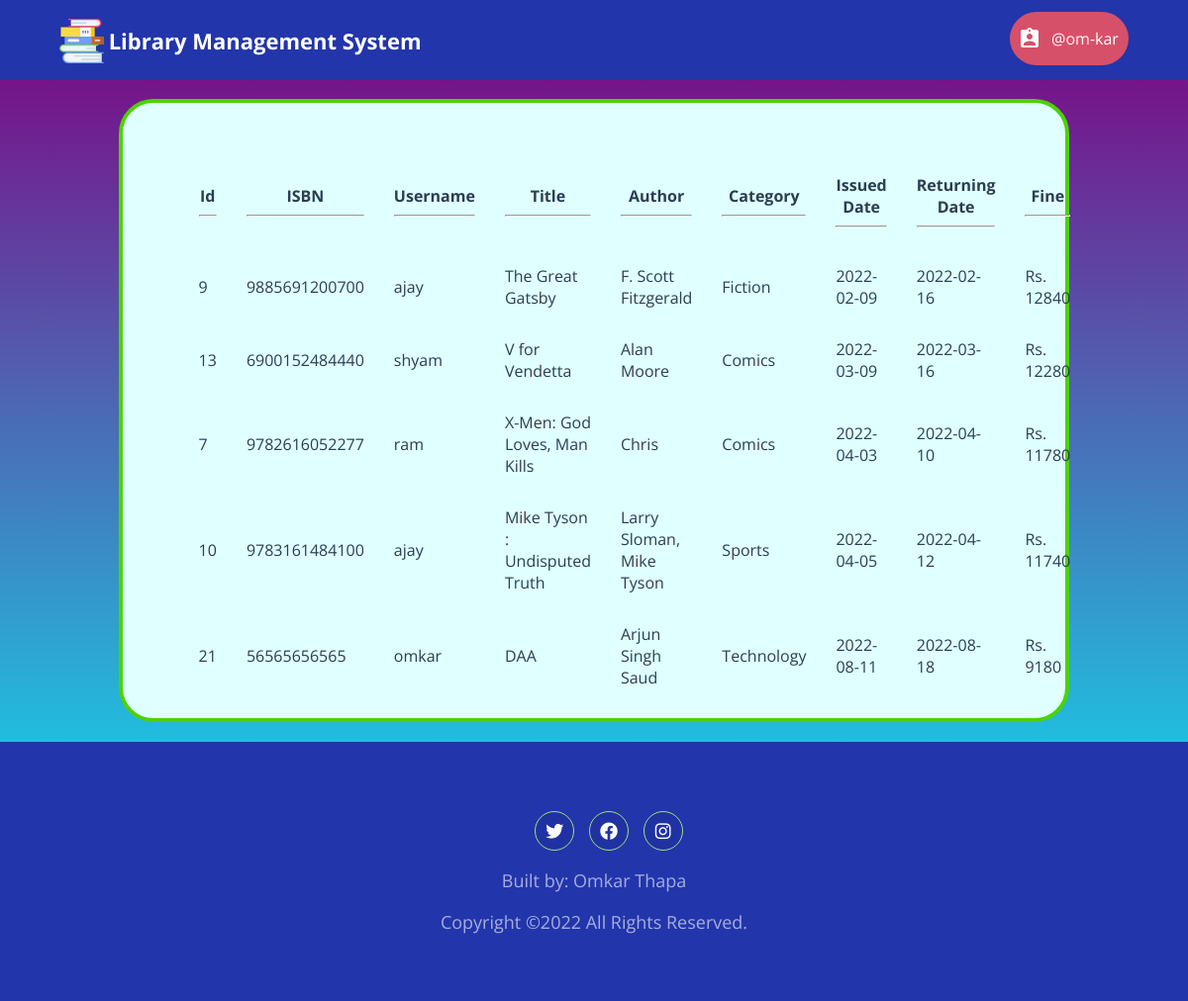
Page /librarian/display_issued_books.php (signed in) on the committed database.
### tables this page shows
CREATE TABLE `book_issue_log` (
  `issue_id` int(11) NOT NULL,
  `member` varchar(300) NOT NULL,
  `book_isbn` varchar(300) NOT NULL,
  `status` int(11) NOT NULL DEFAULT '1',
  `issued_date` date NOT NULL,
  `rdate` date DEFAULT NULL
);

CREATE TABLE `book` (
  `isbn` char(13) NOT NULL,
  `title` varchar(80) NOT NULL,
  `author` varchar(80) NOT NULL,
  `category` varchar(80) NOT NULL,
  `price` int(4) UNSIGNED NOT NULL,
  `copies` int(10) UNSIGNED NOT NULL
);

### librarian/display_issued_books.php (the view, shortened to what this page needs)
<?php
    require "../db_connect.php";
	require "header_librarian.php";
?>
<html>
	<head>
		<link rel="stylesheet" type="text/css" href="../member/css/home_style.css" />
        <link rel="stylesheet" type="text/css" href="../css/global_styles.css">
		<link rel="stylesheet" type="text/css" href="../css/home_style.css">
		<link rel="stylesheet" type="text/css" href="../member/css/custom_radio_button_style.css">
		<link rel="stylesheet" href="https://cdnjs.cloudflare.com/ajax/libs/font-awesome/6.1.1/css/all.min.css"  />
	</head>
	<body style="background-image: linear-gradient(purple,cyan);">
		<div class="container">
    <?php
			$query = $con->prepare("SELECT book_isbn,member,issue_id,issued_date FROM book_issue_log ORDER BY issued_date ASC");
			$query->execute();
			$result = $query->get_result();
			$rows = mysqli_num_rows($result);
			if($rows == 0)
				echo "<h2 align='center'>No any books have been issued.</h2>";
			else
			{
				echo "<form class='cd-form'>";
				echo "<table width='100%' cellpadding=10 cellspacing=10>";
				echo "<tr>
							<th>Id<hr></th>
							<th>ISBN<hr></th>
							<th>Username<hr></th>
							<th>Title<hr></th>
							<th>Author<hr></th>
							<th>Category<hr></th>
							<th>Issued Date<hr></th>
							<th>Returning Date<hr></th>
							<th>Fine<hr></th>
					</tr>";
				for($i=0; $i<$rows; $i++)
				{
					$row = mysqli_fetch_array($result);
					echo "<tr>";
					$isbn1=$row[0];
					echo "<td>".$row[2]."</td>";
					echo "<td>".$isbn1."</td>";
					echo "<td>".$row[1]."</td>";
					$query = $con->prepare("SELECT title, author, category FROM book WHERE isbn = ?;");
					$query->bind_param("s", $isbn1);
					$query->execute();
					$innerRow = mysqli_fetch_array($query->get_result());
					for($k=0; $k<3; $k++){
							echo "<td>".$innerRow[$k]."</td>";
					}
					echo "<td>".$row[3]."</td>";
					$return_date_fine = $row[3];
					$return_date = $row[3];
					$return_date = strtotime($return_date);
					$return_date = strtotime("+7 day", $return_date);
					$return_date=date('Y-m-d', $return_date);
					echo "<td>".$return_date."</td>";
					$earlier = new DateTime($return_date_fine);
					$date1=date('y-m-d');
					$later = new DateTime($date1);
					$abs_diff = $later->diff($earlier)->format("%a");
					if ($abs_diff>7) {
						$fine=($abs_diff-7)*20;
						echo "<td>Rs. ".$fine."</td>";
					} else {
						echo "<td>Rs. 0</td>";
					}
					echo "</tr>";
				}
				echo "</table>";
				echo "</form>";
			}
		?>
</div>
		<?php
			include('../footer.php');
		?>
    </body>
</html>

### librarian/css/header_librarian_style.css (style rules this page uses)
html * { -webkit-font-smoothing: antialiased; -moz-osx-font-smoothing: grayscale; }
*, *:after, *:before { -webkit-box-sizing: border-box; -moz-box-sizing: border-box; box-sizing: border-box; }
body { font-size: 100%; font-family: "Open Sans", sans-serif; background-color: white; margin: 0; }

### member/css/home_style.css (style rules this page uses)
.cd-form { width: 90%; max-width: 1200px; margin: 4em auto; font-size: 1.3rem; color: #94aab0; margin-bottom: 10px; display: block; }
.cd-form::after { clear: both; content: ""; display: table; }

### css/global_styles.css (style rules this page uses)
*, *::after, *::before { -webkit-box-sizing: border-box; -moz-box-sizing: border-box; box-sizing: border-box; }
html { font-size: 62.5%; }
body { font-size: 1.8rem; font-family: "Open Sans", sans-serif; color: #2b3e51; background-color: #ffffff; }

### librarian/css/home_style.css (style rules this page uses)
html { font-size: 62.5%; }
body { font-family: "Open Sans", sans-serif; }

### librarian/display_issued_books.php (style rules this page uses)
.container { background-color:lightcyan; width: 80%; padding-right: 10px; padding-left: 10px; margin-left: 120px; opacity: 1.0; margin-top: 20px; border-radius: 35px; border:4px solid #4cd302; margin-bottom:20px; }

### rows in the picture
book_issue_log: issue_id "9", book_isbn "9885691200700", member "ajay", book.title "The Great Gatsby", book.author "F. Scott Fitzgerald", book.category "Fiction", issued_date "2022-02-09", issued_date "2022-02-16"
book_issue_log: issue_id "13", book_isbn "6900152484440", member "shyam", book.title "V for Vendetta", book.author "Alan Moore", book.category "Comics", issued_date "2022-03-09", issued_date "2022-03-16"
book_issue_log: issue_id "7", book_isbn "9782616052277", member "ram", book.title "X-Men: God Loves, Man Kills", book.author "Chris", book.category "Comics", issued_date "2022-04-03", issued_date "2022-04-10"
book_issue_log: issue_id "10", book_isbn "9783161484100", member "ajay", book.title "Mike Tyson : Undisputed Truth", book.author "Larry Sloman, Mike Tyson", book.category "Sports", issued_date "2022-04-05", issued_date "2022-04-12"
book_issue_log: issue_id "21", book_isbn "56565656565", member "omkar", book.title "DAA", book.author "Arjun Singh Saud", book.category "Technology", issued_date "2022-08-11", issued_date "2022-08-18"

### other values in the picture
$_SESSION['username'] "om-kar"
